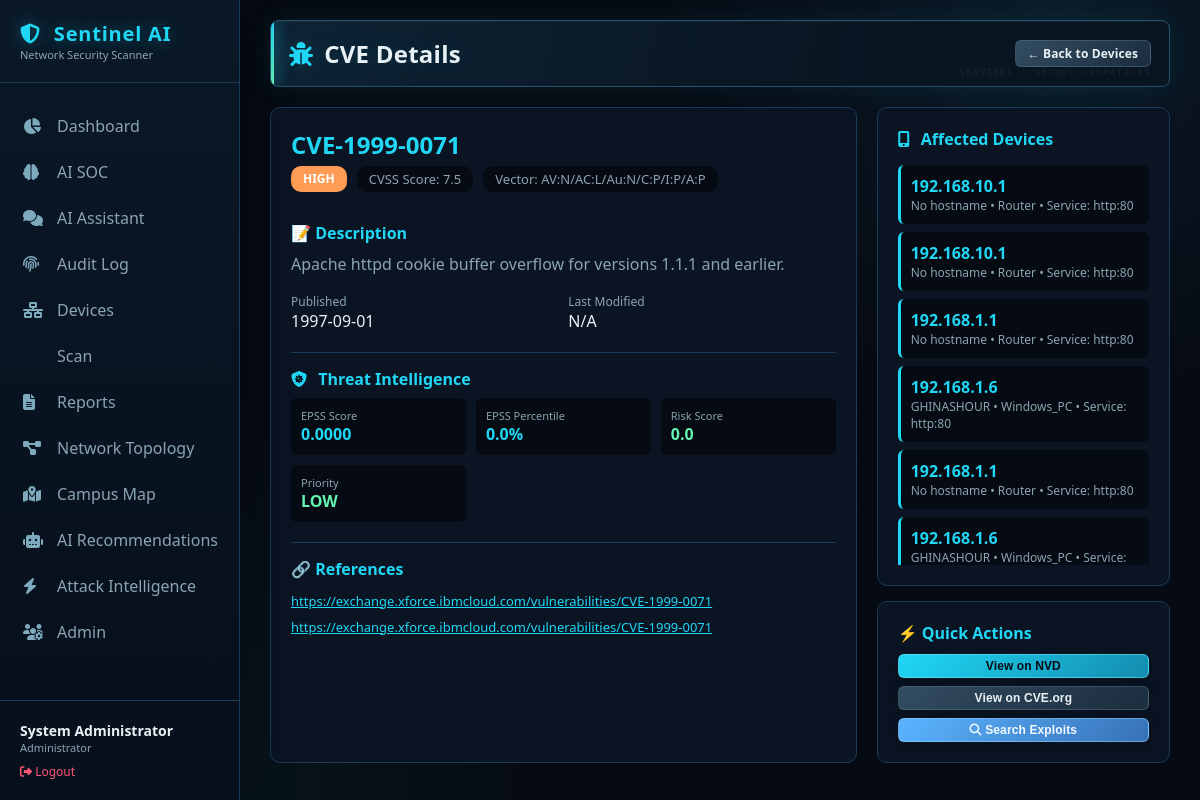
Screenshot of /cve/CVE-1999-0071 (signed in) with the database file from the repository.
### tables this page shows
CREATE TABLE cves (
                    cve_id TEXT PRIMARY KEY,
                    description TEXT,
                    cvss_score REAL,
                    severity TEXT,
                    published_date TEXT,
                    last_modified TEXT,
                    references_text TEXT,
                    cvss_vector TEXT
                );

CREATE TABLE threat_intel (
                        cve_id TEXT PRIMARY KEY,
                        kev_status INTEGER DEFAULT 0,
                        exploit_count INTEGER DEFAULT 0,
                        epss_score REAL DEFAULT 0,
                        epss_percentile REAL DEFAULT 0,
                        risk_score REAL DEFAULT 0,
                        risk_level TEXT DEFAULT 'LOW',
                        priority TEXT DEFAULT 'LOW',
                        last_updated TEXT,
                        source TEXT,
                        raw_data TEXT
                    );

CREATE TABLE device_vulnerabilities (
                    id INTEGER PRIMARY KEY AUTOINCREMENT,
                    device_id INTEGER,
                    cve_id TEXT,
                    service TEXT,
                    detected_date TEXT,
                    FOREIGN KEY (device_id) REFERENCES devices (id),
                    FOREIGN KEY (cve_id) REFERENCES cves (cve_id)
                );

CREATE TABLE devices (
                    id INTEGER PRIMARY KEY AUTOINCREMENT,
                    ip_address TEXT UNIQUE,
                    mac_address TEXT,
                    hostname TEXT,
                    device_type TEXT,
                    brand TEXT,
                    os TEXT,
                    os_family TEXT,
                    os_confidence REAL,
                    open_ports TEXT,
                    services TEXT,
                    discovery_source TEXT,
                    confidence REAL,
                    confidence_level TEXT,
                    ttl INTEGER,
                    first_seen TEXT,
                    last_seen TEXT,
                    scan_count INTEGER DEFAULT 1,
                    upnp_model_name TEXT,
                    upnp_model_number TEXT,
                    upnp_manufacturer TEXT,
                    mac_randomized INTEGER DEFAULT 0,
                    mac_is_local INTEGER DEFAULT 0,
                    is_gateway INTEGER DEFAULT 0
                );

### app.py (the view)
@app.route('/cve/<cve_id>')
@login_required
def cve_detail(cve_id):
    try:
        conn = get_db()
        cursor = conn.cursor()
        cursor.execute('''
            SELECT cve_id, description, cvss_score, severity,
                   published_date, last_modified, references_text, cvss_vector
            FROM cves
            WHERE cve_id = ?
        ''', (cve_id,))
        cve = cursor.fetchone()
        if not cve:
            flash('CVE not found', 'danger')
            return redirect(url_for('devices'))
        cve_dict = dict(cve)
        if cve_dict.get('references_text'):
            try:
                cve_dict['references'] = json.loads(cve_dict['references_text'])
            except:
                cve_dict['references'] = []
        else:
            cve_dict['references'] = []
        cursor.execute('''
            SELECT d.id, d.ip_address, d.hostname, d.device_type, dv.service
            FROM device_vulnerabilities dv
            JOIN devices d ON dv.device_id = d.id
            WHERE dv.cve_id = ?
        ''', (cve_id,))
        affected_devices = [dict(row) for row in cursor.fetchall()]
        cursor.execute('''
            SELECT kev_status, exploit_count, epss_score, epss_percentile,
                   risk_score, risk_level, priority
            FROM threat_intel
            WHERE cve_id = ?
        ''', (cve_id,))
        threat_intel = cursor.fetchone()
        threat_dict = dict(threat_intel) if threat_intel else {}
        conn.close()
        return render_template('cve_detail.html',
                             cve=cve_dict,
                             affected_devices=affected_devices,
                             threat_intel=threat_dict,
                             user_role=session.get('user_role'),
                             username=session.get('username'))
    except Exception as e:
        logger.error(f"Error loading CVE details: {e}")
        flash('Error loading CVE details', 'danger')
        return redirect(url_for('devices'))

### app.py (called while the page is built)
def get_db():
    conn = sqlite3.connect(DB_PATH)
    conn.row_factory = sqlite3.Row
    return conn

@app.context_processor
def utility_processor():
    return {
        'user_role': session.get('user_role'),
        'username': session.get('username'),
        'full_name': session.get('full_name'),
        'has_permission': has_permission,
        'DEFAULT_PAGE_SIZE': 10   # consistent with pagination default
    }

### auth.py (called while the page is built)
def login_required(f):
    @wraps(f)
    def decorated_function(*args, **kwargs):
        if 'user_id' not in session:
            flash('Please login to access this page', 'warning')
            return redirect(url_for('login'))
        return f(*args, **kwargs)
    return decorated_function

### templates/cve_detail.html (shortened to what this page needs)
{% extends "base.html" %} {% block content %}
<div class="page-header">
  <h1><i class="fas fa-bug"></i> CVE Details</h1>
  <div class="header-actions">
    <a href="{{ url_for('devices') }}" class="btn btn-secondary btn-sm">
      ← Back to Devices
    </a>
  </div>
</div>
<div style="display: grid; grid-template-columns: 2fr 1fr; gap: 20px">
  <div
    style="
      background: var(--bg-secondary);
      border: 1px solid var(--border-color);
      border-radius: 10px;
      padding: 20px;
    "
  >
    <div
      style="
        display: flex;
        justify-content: space-between;
        align-items: start;
        flex-wrap: wrap;
      "
    >
      <div>
        <h2 style="color: var(--accent); margin-bottom: 5px">
          {{ cve.cve_id }}
        </h2>
        <div
          style="display: flex; gap: 10px; flex-wrap: wrap; margin-bottom: 15px"
        >
          <span class="risk-badge risk-{{ cve.severity }}"
            >{{ cve.severity }}</span
          >
          <span
            style="
              background: var(--bg-primary);
              padding: 4px 12px;
              border-radius: 10px;
              color: var(--text-secondary);
              font-size: 13px;
            "
          >
            CVSS Score: {{ cve.cvss_score }}
          </span>
          <span
            style="
              background: var(--bg-primary);
              padding: 4px 12px;
              border-radius: 10px;
              color: var(--text-secondary);
              font-size: 13px;
            "
          >
            Vector: {{ cve.cvss_vector or 'N/A' }}
          </span>
        </div>
      </div>
    </div>
    <div style="margin-top: 15px">
      <h4 style="color: var(--accent); margin-bottom: 8px">📝 Description</h4>
      <p style="color: var(--text-secondary); line-height: 1.6">
        {{ cve.description }}
      </p>
    </div>
    <div
      style="
        margin-top: 15px;
        display: grid;
        grid-template-columns: 1fr 1fr;
        gap: 10px;
      "
    >
      <div>
        <div style="font-size: 12px; color: var(--text-secondary)">
          Published
        </div>
        <div style="color: var(--text-primary)">
          {{ cve.published_date[:10] if cve.published_date else 'N/A' }}
        </div>
      </div>
      <div>
        <div style="font-size: 12px; color: var(--text-secondary)">
          Last Modified
        </div>
        <div style="color: var(--text-primary)">
          {{ cve.last_modified[:10] if cve.last_modified else 'N/A' }}
        </div>
      </div>
    </div>
    {% if threat_intel %}
    <div
      style="
        margin-top: 20px;
        border-top: 1px solid var(--border-color);
        padding-top: 15px;
      "
    >
      <h4 style="color: var(--accent); margin-bottom: 8px">
        <i class="fas fa-shield-virus"></i> Threat Intelligence
      </h4>
      <div
        style="
          display: grid;
          grid-template-columns: repeat(auto-fit, minmax(150px, 1fr));
          gap: 10px;
        "
      >
        <div
          style="
            background: var(--bg-primary);
            padding: 10px;
            border-radius: 6px;
          "
        >
          <div style="font-size: 11px; color: var(--text-secondary)">
            EPSS Score
          </div>
          <div style="font-weight: bold; color: var(--accent)">
            {{ "%.4f"|format(threat_intel.epss_score) }}
          </div>
        </div>
        <div
          style="
            background: var(--bg-primary);
            padding: 10px;
            border-radius: 6px;
          "
        >
          <div style="font-size: 11px; color: var(--text-secondary)">
            EPSS Percentile
          </div>
          <div style="font-weight: bold; color: var(--accent)">
            {{ "%.1f"|format(threat_intel.epss_percentile) }}%
          </div>
        </div>
        <div
          style="
            background: var(--bg-primary);
            padding: 10px;
            border-radius: 6px;
          "
        >
          <div style="font-size: 11px; color: var(--text-secondary)">
            Risk Score
          </div>
          <div
            style="font-weight: bold; color: {{ 'var(--critical)' if threat_intel.risk_score >= 70 else 'var(--high)' if threat_intel.risk_score >= 40 else 'var(--accent2)' }};"
          >
            {{ threat_intel.risk_score }}
          </div>
        </div>
        <div
          style="
            background: var(--bg-primary);
            padding: 10px;
            border-radius: 6px;
          "
        >
          <div style="font-size: 11px; color: var(--text-secondary)">
            Priority
          </div>
          <div
            style="font-weight: bold; color: {{ 'var(--critical)' if threat_intel.priority == 'IMMEDIATE' else 'var(--high)' if threat_intel.priority == 'HIGH' else 'var(--accent2)' }};"
          >
            {{ threat_intel.priority }}
          </div>
        </div>
      </div>
    </div>
    {% endif %}
    {% if cve.references %}
    <div
      style="
        margin-top: 20px;
        border-top: 1px solid var(--border-color);
        padding-top: 15px;
      "
    >
      <h4 style="color: var(--accent); margin-bottom: 8px">🔗 References</h4>
      <div style="font-size: 13px">
        {% for ref in cve.references %}
        <div style="padding: 4px 0">
          <a
            href="{{ ref }}"
            target="_blank"
            style="color: var(--accent); word-break: break-all"
            >{{ ref }}</a
          >
        </div>
        {% endfor %}
      </div>
    </div>
    {% endif %}
  </div>
  <div>
    <div
      style="
        background: var(--bg-secondary);
        border: 1px solid var(--border-color);
        border-radius: 10px;
        padding: 20px;
      "
    >
      <h4 style="color: var(--accent); margin-bottom: 15px">
        <i class="fas fa-mobile-screen-button"></i> Affected Devices
      </h4>
      {% if affected_devices %}
      <div style="max-height: 400px; overflow-y: auto">
        {% for device in affected_devices %}
        <div
          style="
            padding: 10px;
            background: var(--bg-primary);
            border-radius: 6px;
            margin-bottom: 8px;
            border-left: 3px solid var(--accent);
          "
        >
          <div style="font-weight: bold; color: var(--text-primary)">
            <a
              href="{{ url_for('devices') }}?filter={{ device.ip_address }}"
              style="color: var(--accent); text-decoration: none"
            >
              {{ device.ip_address }}
            </a>
          </div>
          <div style="font-size: 12px; color: var(--text-secondary)">
            {{ device.hostname or 'No hostname' }} • {{ device.device_type or
            'Unknown' }} {% if device.service %} • Service: {{ device.service
            }}{% endif %}
          </div>
        </div>
        {% endfor %}
      </div>
      {% else %}
      <p style="color: var(--text-secondary)">
        No devices affected by this CVE.
      </p>
      {% endif %}
    </div>
    <div
      style="
        background: var(--bg-secondary);
        border: 1px solid var(--border-color);
        border-radius: 10px;
        padding: 20px;
        margin-top: 15px;
      "
    >
      <h4 style="color: var(--accent); margin-bottom: 10px">
        ⚡ Quick Actions
      </h4>
      <div style="display: flex; flex-direction: column; gap: 8px">
        <button
          onclick="window.location.href='https://nvd.nist.gov/vuln/detail/{{ cve.cve_id }}'"
          class="btn btn-primary btn-sm"
          style="width: 100%"
        >
          View on NVD
        </button>
        <button
          onclick="window.location.href='https://www.cve.org/CVERecord?id={{ cve.cve_id }}'"
          class="btn btn-secondary btn-sm"
          style="width: 100%"
        >
          View on CVE.org
        </button>
        <button
          onclick="window.location.href='{{ url_for('search_exploits', cve_id=cve.cve_id) }}'"
          class="btn btn-info btn-sm"
          style="width: 100%"
        >
          <i class="fas fa-magnifying-glass"></i> Search Exploits
        </button>
      </div>
    </div>
  </div>
</div>
{% endblock %}

### templates/base.html (style rules this page uses)
:root { --bg-primary: #060a12; --bg-secondary: #0a1422; --bg-card: #0d1b2a; --text-primary: #e8f1f5; --text-secondary: #8ba4b2; --border-color: #1a3b58; --accent: #20d7f5; --accent2: #63f5b1; --critical: #ff5576; --high: #ff9b54; --medium: #f5d267; --low: #63f5b1; --glow: 0 0 24px #20d7f526; }
* { margin: 0; padding: 0; box-sizing: border-box; }
body { font-family: "Segoe UI", Tahoma, Geneva, Verdana, sans-serif; background: radial-gradient(circle at 88% 4%, #12334b66 0, transparent 30%), radial-gradient(circle at 12% 100%, #0a3a3b44 0, transparent 32%), var(--bg-primary); color: var(--text-primary); min-height: 100vh; }
body::before { content: ""; position: fixed; inset: 0; pointer-events: none; opacity: 0.22; background-image: linear-gradient(#2b63801c 1px, transparent 1px), linear-gradient(90deg, #2b63801c 1px, transparent 1px); background-size: 46px 46px; mask-image: linear-gradient(to bottom, black, transparent 82%); }
.page-header { display: flex; justify-content: space-between; align-items: center; margin-bottom: 25px; }
.page-header h1 { font-size: 24px; letter-spacing: 0.01em; text-shadow: 0 0 20px #20d7f526; }
.page-header .header-actions { display: flex; gap: 10px; }
.btn { padding: 8px 18px; border: none; border-radius: 6px; cursor: pointer; font-size: 14px; transition: all 0.25s ease; text-decoration: none; display: inline-block; box-shadow: 0 5px 16px #00000022; }
.btn-primary { background: var(--accent); color: var(--bg-primary); }
.btn-sm { padding: 4px 12px; font-size: 12px; }
h1, h2, h3, h4 { color: var(--text-primary); }
h1 i, h2 i, h3 i, h4 i { color: var(--accent); margin-right: 7px; }
.page-header { position: relative; padding: 16px 18px; margin-bottom: 20px; background: linear-gradient(105deg, #10283bdb, #091622c7 72%); border: 1px solid #24516e; border-radius: 8px; box-shadow: 0 0 30px #20d7f516, inset 0 1px #ffffff0a; overflow: hidden; }
.page-header::before { content: ""; position: absolute; left: 0; top: 0; bottom: 0; width: 3px; background: linear-gradient(var(--accent), var(--accent2)); box-shadow: 0 0 16px var(--accent); }
.page-header::after { content: "SENTINEL / SECURE OPERATIONS"; position: absolute; right: 18px; bottom: 8px; color: #8ab7c11f; font: 9px monospace; letter-spacing: 0.16em; pointer-events: none; }
.page-header h1 { display: flex; align-items: center; gap: 4px; font-size: clamp(20px, 2vw, 26px); }
.page-header .header-actions { position: relative; z-index: 1; align-items: center; flex-wrap: wrap; }
.btn { border: 1px solid transparent; font-weight: 600; letter-spacing: 0.01em; }
.btn-primary { background: linear-gradient(135deg, #20d7f5, #138caf); border-color: #6deaff88; }
.btn-info { background: linear-gradient(135deg, #5bb5ff, #3771b7); color: #f2f9ff; border-color: #9dd4ff77; }
.btn-secondary { background: linear-gradient(135deg, #334c60, #1b2d3e); color: var(--text-primary); border-color: #62849a66; }

### templates/cve_detail.html (style rules this page uses)
.risk-badge { padding: 4px 12px; border-radius: 10px; font-size: 12px; font-weight: bold; display: inline-block; }
.risk-HIGH { background: var(--high); color: white; }

### rows the page displays
cves: cve_id "CVE-1999-0071", severity "HIGH", cvss_score "7.5", cvss_vector "AV:N/AC:L/Au:N/C:P/I:P/A:P", description "Apache httpd cookie buffer overflow for versions 1.1.1 and earlier.", published_date "1997-09-01"
threat_intel: epss_score "0.0000", epss_percentile "0.0", risk_score "0.0", priority "LOW"
device_vulnerabilities: ip_address "192.168.10.1", hostname "No hostname", device_type "Router", service "http:80"
device_vulnerabilities: ip_address "192.168.10.1", hostname "No hostname", device_type "Router", service "http:80"
device_vulnerabilities: ip_address "192.168.1.1", hostname "No hostname", device_type "Router", service "http:80"
device_vulnerabilities: ip_address "192.168.1.6", hostname "GHINASHOUR", device_type "Windows_PC", service "http:80"
device_vulnerabilities: ip_address "192.168.1.1", hostname "No hostname", device_type "Router", service "http:80"
device_vulnerabilities: ip_address "192.168.1.6", hostname "GHINASHOUR", device_type "Windows_PC"

### other values shown
{{ full_name or username }} "System Administrator"
{{ user_role|title }} "Administrator"
{{ cve.last_modified[:10] if cve.last_modified else 'N/A' }} "N/A"
{{ ref }} "https://exchange.xforce.ibmcloud.com/vulnerabilities/CVE-1999-0071" "https://exchange.xforce.ibmcloud.com/vulnerabilities/CVE-1999-0071"
